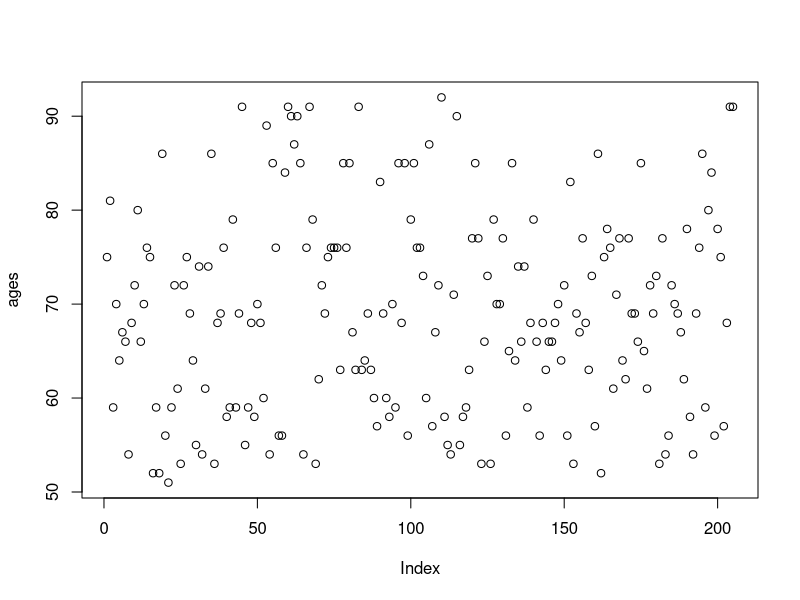
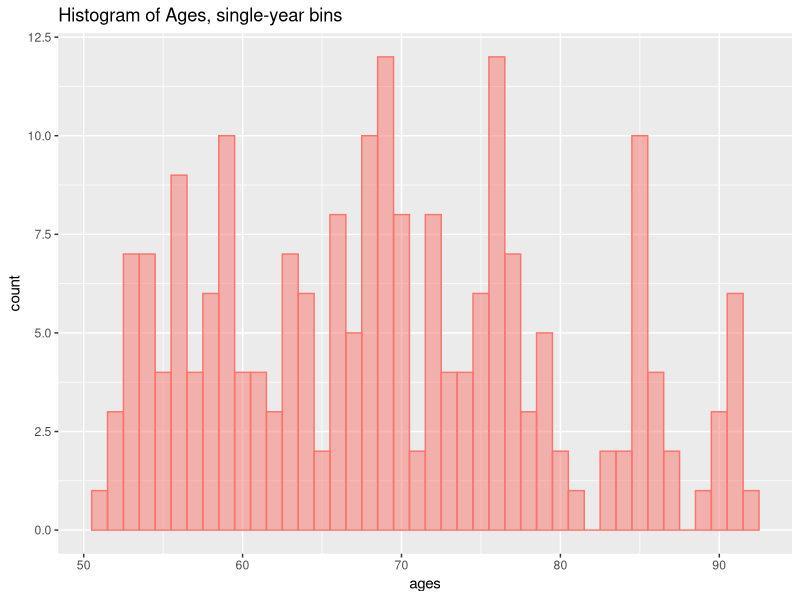
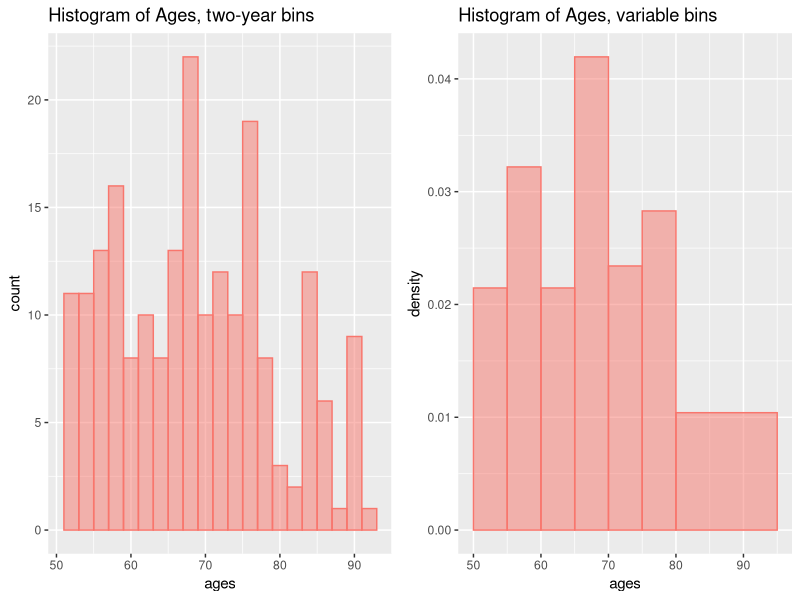
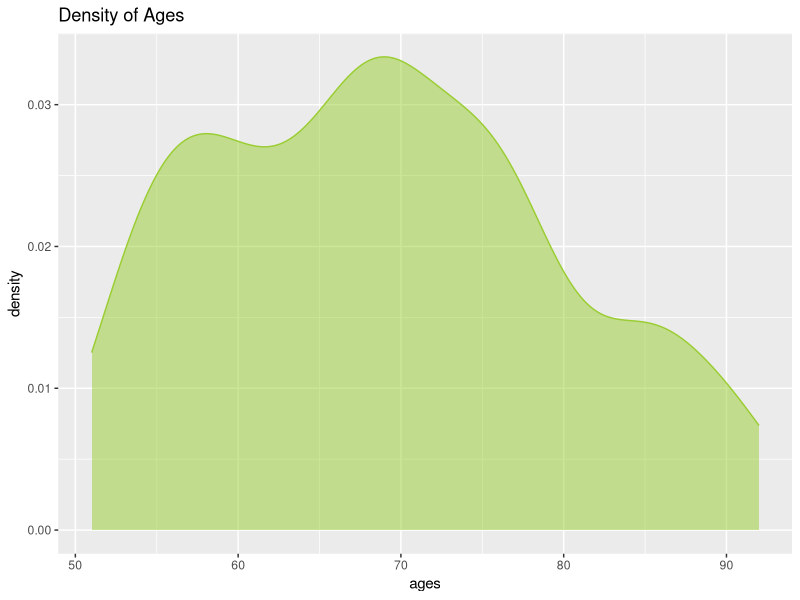
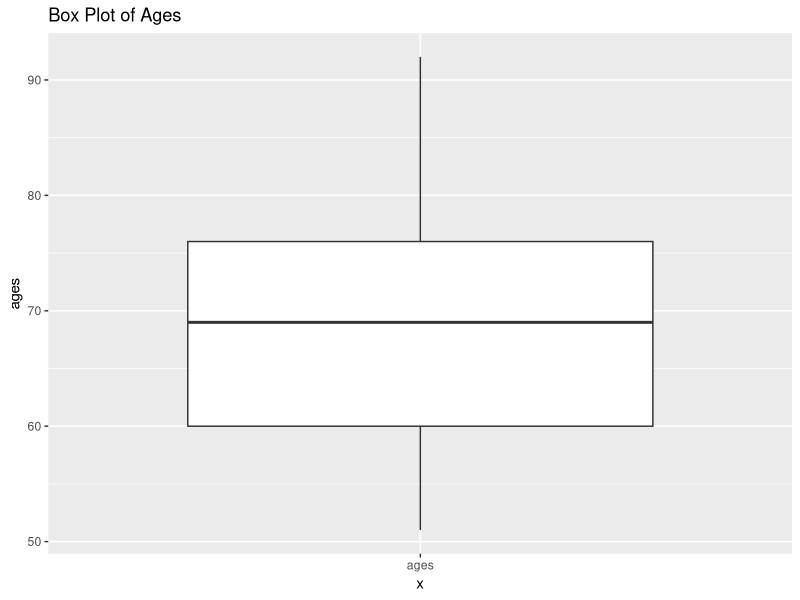
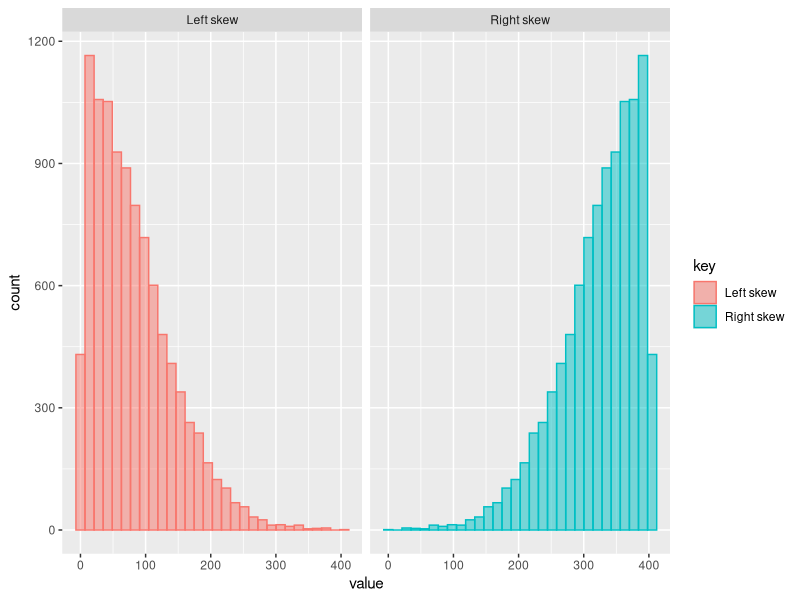
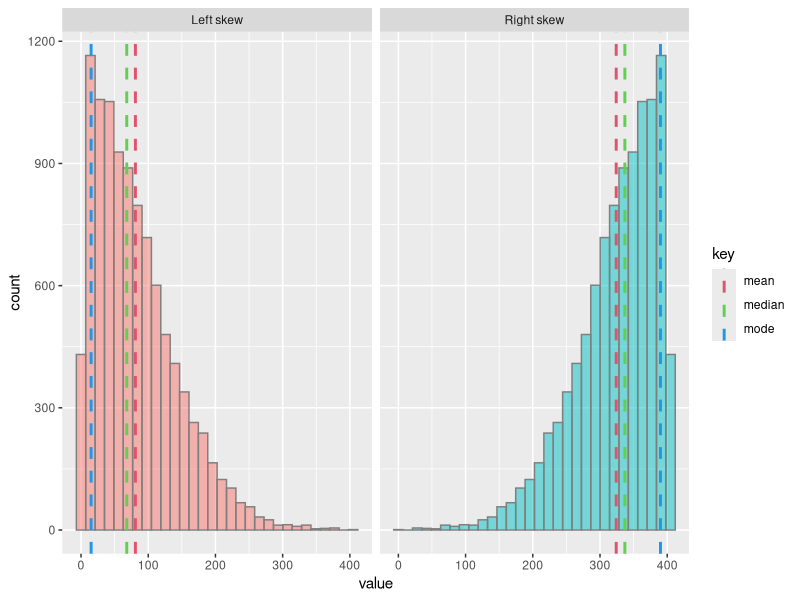

The R script that drew these images, in order: (Note: this script raises an error after producing the figures.)
## ---- chunk 1
ages<-c(75,81,59,70,64,67,66,54,68,72,80,66,70,76,75,52,59,52,86,56,51,59,72,61,53,72,75,69,64,55,74,54,61,74,86,53,68,69,76,58,59,79,59,69,91,55,59,68,58,70,68,60,89,54,85,76,56,56,84,91,90,87,90,85,54,76,91,79,53,62,72,69,75,76,76,76,63,85,76,85,67,63,91,63,64,69,63,60,57,83,69,60,58,70,59,85,68,85,56,79,85,76,76,73,60,87,57,67,72,92,58,55,54,71,90,55,58, 59,63,77,85,77,53,66,73,53,79,70,70,77,56,65,85,64,74,66,74,59,68,79,66,56,68,63,66,66,68,70,64,72,56,83,53,69,67,77,68,63,73,57,86,52,75,78,76,61,71,77,64,62,77,69,69,66,85,65,61,72,69,73,53,77,54,56,72,70,69,67,62,78,58,54,69,76,86,59,80,84,56,78,75,57,68,91,91)

ages
## ---- chunk 2
plot(ages)

## ---- chunk 3
library(ggplot2)
ggplot(as.data.frame(ages), aes(x=ages)) +
  geom_histogram(col="#F8766D", 
                 fill="#F8766D", alpha=0.5, binwidth = 1)+
  labs(title='Histogram of Ages, single-year bins')

## ---- chunk 4
library(gridExtra)
grid.arrange(

  ggplot(as.data.frame(ages), aes(x=ages)) +
  geom_histogram( col="#F8766D", fill="#F8766D", alpha=0.5, binwidth = 2)+
  labs(title='Histogram of Ages, two-year bins')
,
ggplot(as.data.frame(ages), aes(x=ages)) +
  geom_histogram(aes(y=..density..), col="#F8766D", fill="#F8766D", alpha=0.5, breaks =c(50, 55,60,65,70,75,80,95) )+
  labs(title='Histogram of Ages, variable bins')
, 

ncol=2)

## ---- chunk 5
ggplot(as.data.frame(ages), aes(x=ages)) +
  geom_density( col="yellowgreen", 
                fill="yellowgreen", alpha=0.5)+
  labs(title='Density of Ages')

## ---- chunk 6
ggplot(as.data.frame(ages), 
       aes(y=ages, x="ages", group ="ages"))+
  geom_boxplot()+
  labs(title='Box Plot of Ages')

## ---- chunk 7

library(sn)
skew<-data.frame(
  index=seq(10000),
  l=round(as.numeric(rsn(10000, xi=0, omega=100, alpha=200)),0)
)

#didn't know how to do skewed distribution easily, so fudged it with this.  Using skewed normal distribution then correction for <0,
#by adding the minimum value (made positive) to all.  Then generate right skew version by reversing (max - value)
skew$l<-skew$l + abs(min(skew$l))
skew$r<-max(skew$l) - skew$l

#rearrange data into long "tidy" format for plotting. This uses the 'tidyr' function form the 'tidyverse.'
#Tidyverse is a modern set of R functions for doing most common things like data manipluation, plotting etc. Easier than base R.
#This function will give and index column, a key column that will contain l, or r, and a value.
library(tidyr)
skew_t<-gather(skew, key, value, -index)
skew_t$key<-as.factor(skew_t$key)
levels(skew_t$key) <- c("Left skew", "Right skew")


#ggplot, using 'facet' to split into two plots according to 'key'
s<-ggplot(skew_t, aes(x=value,col=key, fill=key))+
  geom_histogram(alpha=0.5)+
  facet_grid(~key)

s
## ---- chunk 8

###Add summary statistics.  R doesn't have a 'mode' function so here's a used defined one:
getmode <- function(x) {
  ux <- unique(x)
  ux[which.max(tabulate(match(x, ux)))]

}


#Add pre-calculated lines for mean, median and mode.
s<-s+geom_vline(aes(xintercept = value, col="mean"), size=1, linetype=2, data=data.frame(key=rbind("Left skew", "Right skew"),value=rbind(l=mean(skew$l),r=mean(skew$r))))+
  geom_vline(aes(xintercept = value, col="median"), size=1, linetype=2,data=data.frame(key=rbind("Left skew", "Right skew"),value=rbind(l=median(skew$l),r=median(skew$r))))+
  geom_vline(aes(xintercept = value, col="mode"), size=1, linetype=2, data=data.frame(key=rbind("Left skew", "Right skew"),value=rbind(l=getmode(skew$l),r=getmode(skew$r))))+
  scale_colour_manual(values=c("mean" = "2", "median" = "3","mode" ="4"), limits=c("mean","median","mode"))+
  guides(fill=FALSE)

  
s
## ---- chunk 9
qtiles<-
  skew_t %>% 
  filter(key=="Left skew") %>% 
  summarise(p25=quantile(value, probs=0.25),
            median=quantile(value, probs=0.5),
            p75=quantile(value, probs=0.75)) %>% 
  gather()

#ggplot, using 'facet' to split into two plots according to 'key'
s_qtl<-ggplot(skew_t[skew_t$key=="Left skew",], aes(x=value))+
  geom_histogram(alpha=0.5, bins=50,  colour="#F8766D",  fill="#F8766D")+
  geom_vline(aes(xintercept=value, group=key, col=key), data=qtiles, size =1)

s_qtl  
